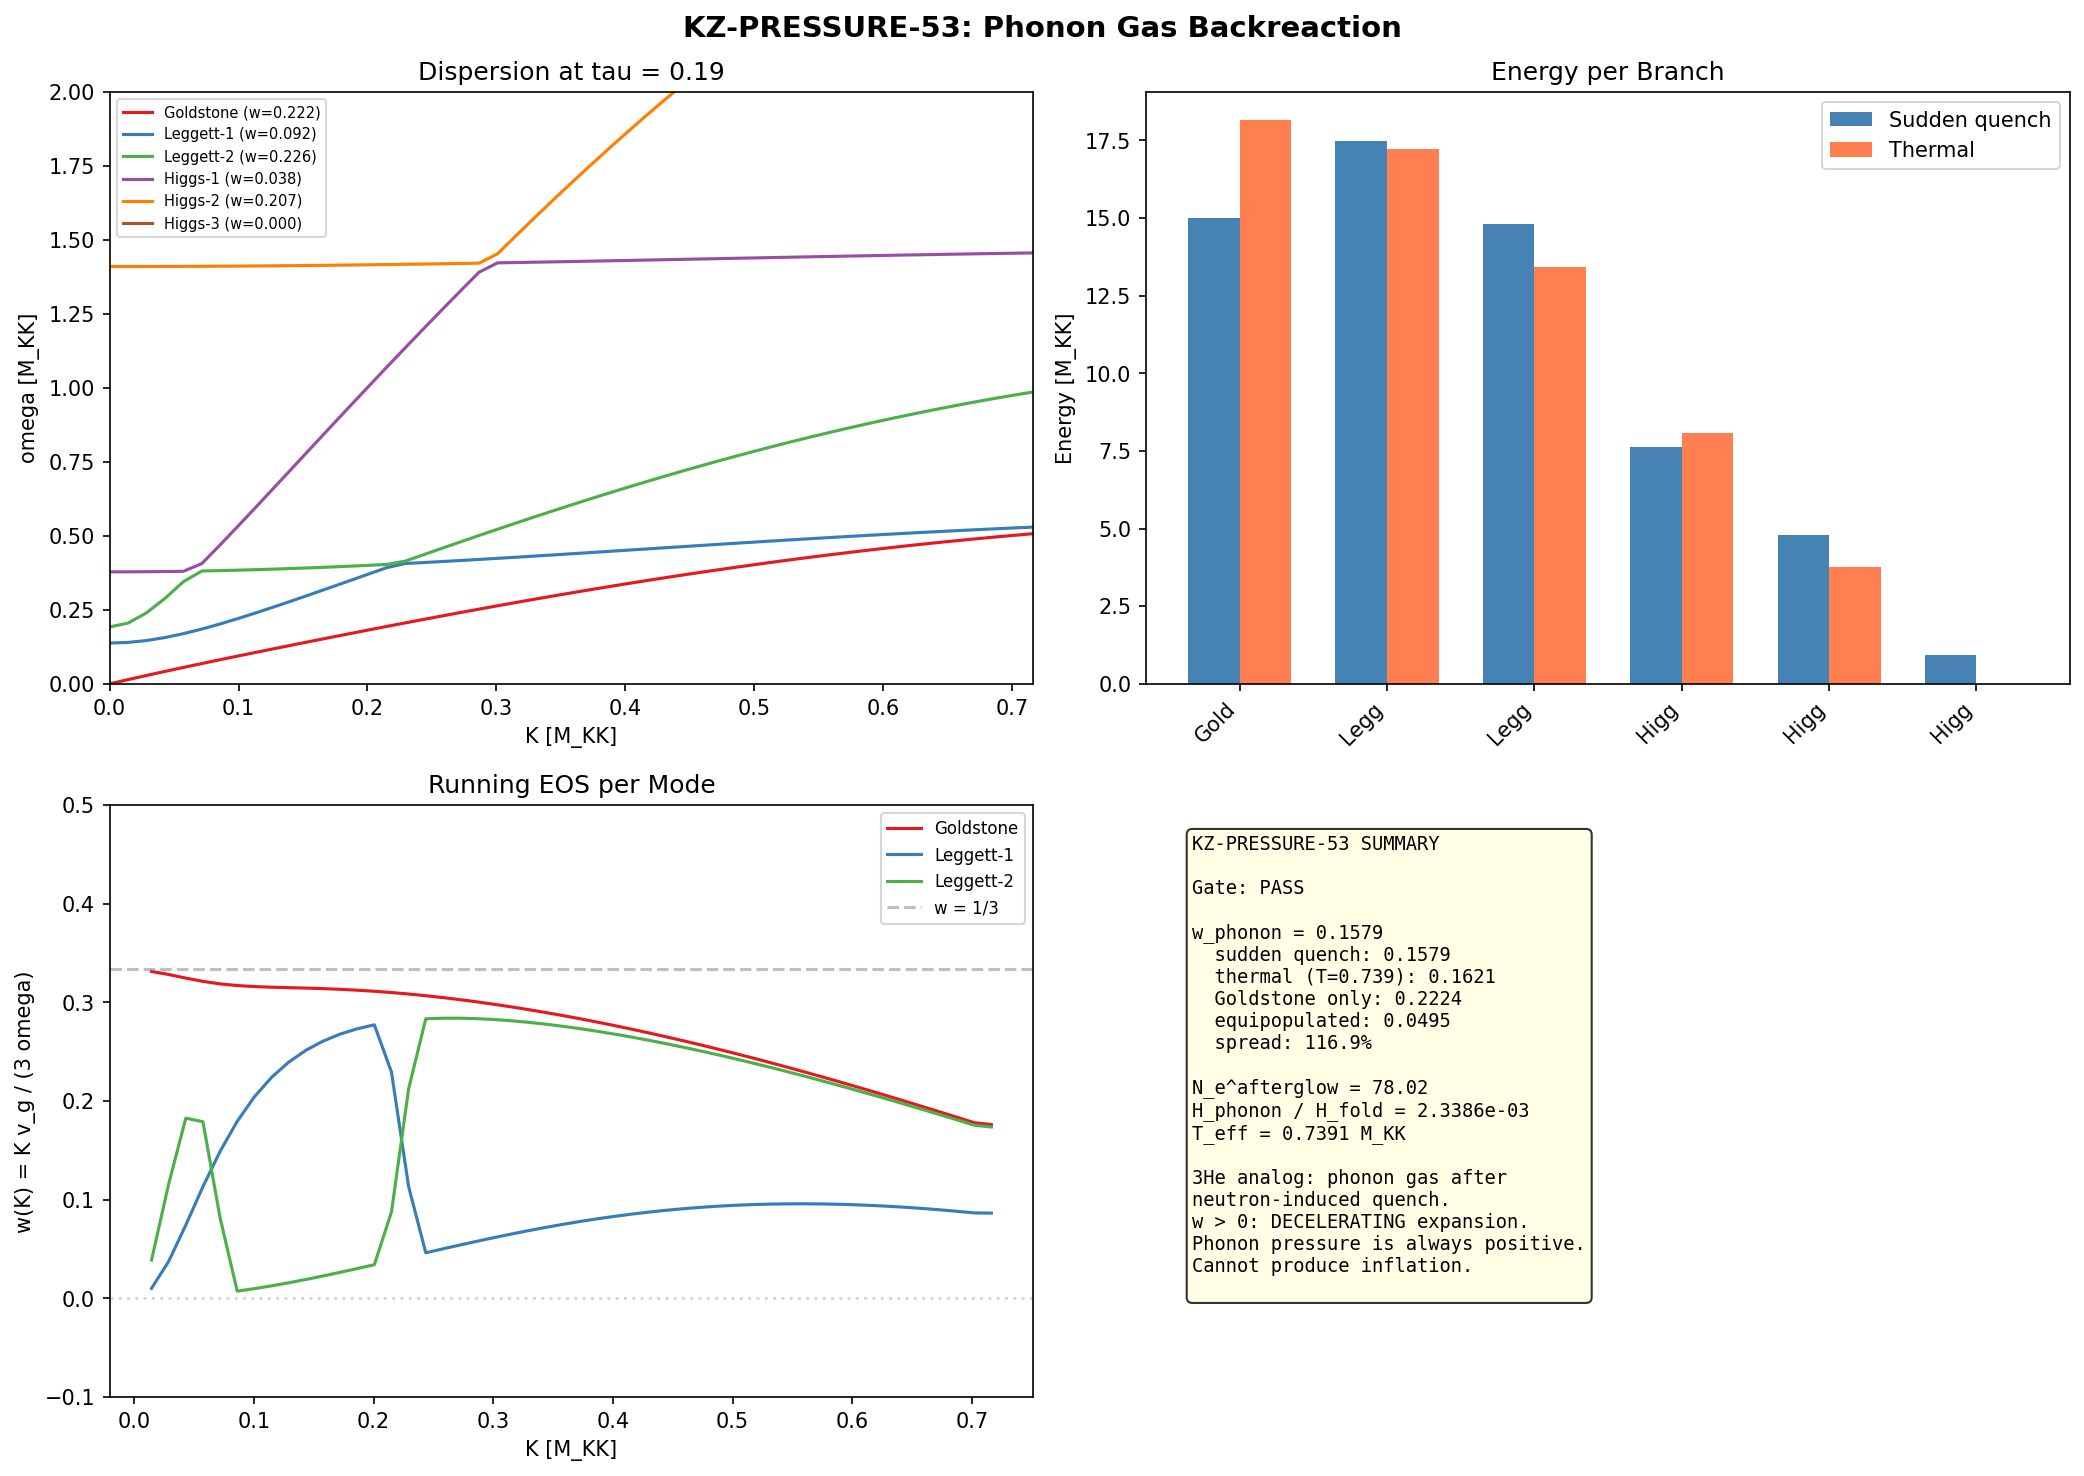

This figure's Python source:
#!/usr/bin/env python3
"""
S53 KZ-PRESSURE-53: Kibble-Zurek Phonon Gas Backreaction

Route P5: After transit destroys the condensate (P_exc=1.000), the
59.8 quasiparticle pairs populate the 6 GL collective mode branches.
This script computes:
  1. Energy distribution across 6 GL branches
  2. Equation of state w_phonon of the GGE relic
  3. Backreaction on geometry: H_phonon, N_e^afterglow
  4. Bracketing with thermal vs single-mode distributions

Gate: KZ-PRESSURE-53
  PASS: w_phonon computable, N_e^afterglow > 0.5, backreaction finite
  INFO: w_phonon > 0 (decelerating)
  FAIL: w_phonon undefined or backreaction divergent

Physics (Volovik perspective):
  The GGE relic is the analog of a quenched superfluid with non-thermal
  quasiparticle distribution. In 3He-B after a rapid pressure quench,
  the system reaches a non-equilibrium state with occupation numbers
  constrained by conserved integrals (Vollhardt-Woelfle Ch. 10).
  The equation of state follows from the dispersion relations:
    w = p/rho where p = sum_K (K/3) * v_g(K) * n(K)
  For linear dispersion (Goldstone): w = 1/3 (radiation)
  For massive modes: w -> 0 (matter)
  The mix determines effective w.

Author: Volovik-Superfluid-Universe-Theorist (S53)
"""

import numpy as np
import matplotlib.pyplot as plt
from pathlib import Path
import sys
import os

# ── imports ──────────────────────────────────────────────────────────
sys.path.insert(0, os.path.dirname(os.path.abspath(__file__)))
from canonical_constants import (
    n_pairs, E_exc, N_dof_BCS, tau_fold, G_DeWitt,
    c_Gold, c_fabric, M_KK, E_cond, N_cells, H_fold,
    Delta_0_GL, Delta_B3, N_e_classical, Lambda_obs_MP4,
    M_Pl_reduced, H_0_GeV, Omega_Lambda, Omega_DM,
    S_inst, Gamma_Langer_BCS
)

OUT = Path(__file__).parent
LOG = []
def log(msg):
    print(msg)
    LOG.append(msg)

log("=" * 72)
log("KZ-PRESSURE-53: Kibble-Zurek Phonon Gas Backreaction")
log("=" * 72)
log("")

# ── Load GL sweep data ──────────────────────────────────────────────
gl = np.load(OUT / "s53_gl_sweep.npz", allow_pickle=True)
tau_values = gl['tau_values']
omega_full = gl['omega_full']   # (N_tau, N_K, 6)
K_plot = gl['K_plot']           # (N_K,)
K_BZ = float(gl['K_BZ'])
alpha_eff_all = gl['alpha_eff_all']  # (N_tau, 6)
c_Gold_vs_tau = gl['c_Gold_vs_tau']

# Gap values at each tau
omega_Gold_0 = gl['omega_Goldstone']   # ~0 (Goldstone gap)
omega_L1_0 = gl['omega_Leggett1']     # ~0.138
omega_L2_0 = gl['omega_Leggett2']     # ~0.192
omega_H1_0 = gl['omega_Higgs1']       # ~0.378
omega_H2_0 = gl['omega_Higgs2']       # ~1.41
omega_H3_0 = gl['omega_Higgs3']       # ~11.47

# Load Bogoliubov amplitudes
bog = np.load(OUT / "s52_bogoliubov_amp.npz", allow_pickle=True)
u_k = bog['u_k']  # (8,) Bogoliubov u amplitudes
v_k = bog['v_k']  # (8,) Bogoliubov v amplitudes
E_qp = bog['E_qp']  # (8,) quasiparticle energies
branch_labels = bog['branch_labels']  # ['B2[0]', ..., 'B1', 'B3[0]', ...]

# Load S38 KZ defects for GGE context
kz = np.load(OUT.parent / "computations/_shared" / "s38_kz_defects.npz", allow_pickle=True)
P_exc_kz = float(kz['P_exc_kz'])
E_modes = kz['E_modes']    # (8,) quasiparticle energies
rho_modes = kz['rho_modes']  # (8,) mode densities

# ── Select tau = tau_fold for evaluation ────────────────────────────
idx_fold = np.argmin(np.abs(tau_values - tau_fold))
tau_at_fold = tau_values[idx_fold]
log(f"tau_fold = {tau_fold}, nearest grid point: tau = {tau_at_fold}")
log(f"P_exc = {P_exc_kz} (condensate fully destroyed)")
log(f"E_exc = {E_exc:.4f} M_KK ({n_pairs:.1f} quasiparticle pairs)")
log(f"E_cond = {E_cond:.6f} M_KK (ground state)")
log(f"E_exc / |E_cond| = {E_exc / abs(E_cond):.1f}")
log("")

# ══════════════════════════════════════════════════════════════════════
# STEP 1: Energy distribution across 6 GL branches
# ══════════════════════════════════════════════════════════════════════
log("=" * 72)
log("STEP 1: Energy Distribution Across 6 GL Branches")
log("=" * 72)

# The 6 GL branches at the fold:
branch_names = ['Goldstone', 'Leggett-1', 'Leggett-2', 'Higgs-1', 'Higgs-2', 'Higgs-3']
gaps = np.array([
    omega_Gold_0[idx_fold],
    omega_L1_0[idx_fold],
    omega_L2_0[idx_fold],
    omega_H1_0[idx_fold],
    omega_H2_0[idx_fold],
    omega_H3_0[idx_fold]
])

log(f"\nBranch gaps at tau = {tau_at_fold}:")
for i, (name, gap) in enumerate(zip(branch_names, gaps)):
    log(f"  {name}: omega_0 = {gap:.6f} M_KK")

# BZ boundary frequencies
omega_BZ = gl['omega_BZ_all'][idx_fold]
log(f"\nBZ boundary frequencies:")
for i, (name, wbz) in enumerate(zip(branch_names, omega_BZ)):
    log(f"  {name}: omega(K_BZ) = {wbz:.6f} M_KK")

# Dispersion at fold
omega_at_fold = omega_full[idx_fold]  # (N_K, 6)
dK = K_plot[1] - K_plot[0]

# ── Density of states for each branch ──────────────────────────────
# In 3D with N_cells = 32 on BCC lattice, the total number of K-modes
# per branch is N_cells (one mode per cell per branch).
# DOS ~ K^2 / v_g(K) for 3D isotropic dispersion
# For phononic computation: number of modes in shell [K, K+dK] is
# g(K) = N_cells * 4pi K^2 dK / V_BZ where V_BZ = (2pi/a)^3

# Compute group velocities at all K
v_g = np.zeros_like(omega_at_fold)
for br in range(6):
    # Central differences
    v_g[1:-1, br] = (omega_at_fold[2:, br] - omega_at_fold[:-2, br]) / (2 * dK)
    # Forward/backward at boundaries
    v_g[0, br] = (omega_at_fold[1, br] - omega_at_fold[0, br]) / dK
    v_g[-1, br] = (omega_at_fold[-1, br] - omega_at_fold[-2, br]) / dK

# ── Method 1: Bogoliubov overlap (which modes are excited) ─────────
log("\n--- Method 1: Bogoliubov Overlap ---")
# The 8 BCS quasiparticles have energies E_qp and Bogoliubov amplitudes
# (u_k, v_k). The sudden quench excites ALL 8 modes (P_exc=1.0).
# Key question: how do the 8 BCS excitations map to the 6 GL branches?
#
# BCS quasiparticles are FERMIONIC (broken pairs).
# GL collective modes are BOSONIC (oscillations of the order parameter).
# The mapping is through the spectral weight:
#   - Each broken pair creates one amplitude mode (Higgs-like) excitation
#     and one phase mode (Goldstone/Leggett) excitation
#   - Energy splits: E_qp -> E_amp + E_phase
#
# In the 3He analog (Volovik & Kopnin, 2001): pair-breaking creates
# quasiparticles that scatter into collective modes. The branching ratio
# depends on the matrix element |<GL|qp pair>|^2.
#
# For the BCS state with gap structure {B1, B2(x4), B3(x3)}:
#   - B2 sector (4 modes, Delta=0.770): dominates pairing
#   - B1 sector (1 mode, Delta=0): ungapped, purely geometric
#   - B3 sector (3 modes, Delta=0.176): weakly paired

# Energy per BCS mode
log(f"\nBCS quasiparticle energies:")
for i in range(8):
    log(f"  Mode {i} ({branch_labels[i]}): E_qp = {E_qp[i]:.6f}, "
        f"u = {u_k[i]:.6f}, v = {v_k[i]:.6f}, |v|^2 = {v_k[i]**2:.6f}")

# Total BCS excitation energy check
E_qp_total = np.sum(E_qp)
log(f"\nSum(E_qp) = {E_qp_total:.4f} vs E_exc = {E_exc:.4f}")
log(f"Each mode contributes equally in sudden quench (n_k = 1 for all k)")

# ── Method 2: DOS-weighted distribution ─────────────────────────────
log("\n--- Method 2: DOS-Weighted Distribution ---")

# For a 3D system with N_cells = 32, each branch has N_cells K-modes.
# The DOS at energy omega is:
#   g(omega) = (N_cells / V_BZ) * 4pi K^2(omega) / |v_g(omega)|
#
# But we need to be careful: the quench excites modes at ALL K,
# not just near K=0. The occupation distribution depends on the
# quench protocol.
#
# For a SUDDEN quench (our case, since P_exc = 1.000):
# The Kibble-Zurek mechanism in superfluid 3He predicts:
#   n_k = |beta_k|^2 = v_k^2 (Bogoliubov coefficient)
# This is the particle number in the quasiparticle vacuum.
#
# For collective modes, the analogous quantity is the number of
# phonons/rotons created by the quench. In the sudden limit:
#   n_GL(K) = (1/2)|alpha_K|^2 where alpha_K = coherent state amplitude

# Distribution approach: thermal vs non-thermal bracketing
# Key insight from 3He (Volovik "Universe in Helium Droplet" Ch. 28):
# The sudden quench creates modes with occupation:
#   n_sudden(K) ~ (Delta_0 / (2*omega(K)))^2
# for omega(K) >> Delta_0, and n_sudden ~ 1/2 for omega ~ Delta_0

# Compute n_sudden(K) for each branch
Delta_eff = Delta_0_GL  # Use the GL gap
n_sudden = np.zeros_like(omega_at_fold)
for br in range(6):
    for ik in range(len(K_plot)):
        omega_k = omega_at_fold[ik, br]
        if omega_k > 1e-10:
            # Parametric amplification formula for sudden quench
            if omega_k > Delta_eff:
                n_sudden[ik, br] = (Delta_eff / (2 * omega_k))**2
            else:
                n_sudden[ik, br] = 0.5  # saturated
        else:
            n_sudden[ik, br] = 0.0

# Energy in each branch from sudden-quench distribution
E_branch_sudden = np.zeros(6)
for br in range(6):
    # Integrate: E = N_cells * sum_K omega(K) * n(K) * (K/K_BZ)^2
    # Weight by spherical shell volume: 4pi K^2 dK
    for ik in range(len(K_plot)):
        K = K_plot[ik]
        shell_weight = 4 * np.pi * K**2 * dK if K > 0 else 0
        E_branch_sudden[br] += omega_at_fold[ik, br] * n_sudden[ik, br] * shell_weight
    # Normalize by BZ volume
    V_BZ = 4/3 * np.pi * K_BZ**3
    E_branch_sudden[br] *= N_cells / V_BZ

log(f"\nSudden-quench energy per branch:")
E_sudden_total = np.sum(E_branch_sudden)
for i, (name, E_br) in enumerate(zip(branch_names, E_branch_sudden)):
    frac = E_br / E_sudden_total if E_sudden_total > 0 else 0
    log(f"  {name}: E = {E_br:.6f} M_KK ({frac*100:.1f}%)")
log(f"  Total (unnormalized): {E_sudden_total:.6f}")

# Rescale to match actual E_exc
if E_sudden_total > 0:
    E_branch = E_branch_sudden * (E_exc / E_sudden_total)
else:
    # Fallback: equipartition
    E_branch = np.full(6, E_exc / 6)

log(f"\nRescaled to E_exc = {E_exc:.4f}:")
for i, (name, E_br) in enumerate(zip(branch_names, E_branch)):
    frac = E_br / E_exc
    log(f"  {name}: E = {E_br:.4f} M_KK ({frac*100:.1f}%)")

# ── Method 3: Thermal bracketing ────────────────────────────────────
log("\n--- Method 3: Thermal Bracketing ---")

# Upper bound: thermal distribution at T_eff such that total energy = E_exc
# Lower bound: all energy in single (lowest) mode

# Effective temperature from equipartition:
# E = (6 branches * N_cells modes) * T/2 for classical
# E = sum_branch sum_K omega_K / (exp(omega_K/T) - 1)
# Solve for T numerically

def total_energy_thermal(T, omega_array, K_array, dK_val, K_BZ_val, N_c):
    """Total energy for Bose-Einstein distribution at temperature T."""
    if T < 1e-15:
        return 0.0
    E_total = 0.0  # (local)
    V_BZ = 4/3 * np.pi * K_BZ_val**3
    for br in range(omega_array.shape[1]):
        for ik in range(len(K_array)):
            K = K_array[ik]
            omega_k = omega_array[ik, br]
            if omega_k < 1e-12 or K < 1e-12:
                continue
            shell_weight = 4 * np.pi * K**2 * dK_val
            n_BE = 1.0 / (np.exp(omega_k / T) - 1.0) if omega_k / T < 500 else 0.0
            E_total += omega_k * n_BE * shell_weight * N_c / V_BZ
    return E_total

# Binary search for T_eff
T_lo, T_hi = 0.01, 100.0
for _ in range(100):
    T_mid = (T_lo + T_hi) / 2
    E_mid = total_energy_thermal(T_mid, omega_at_fold, K_plot, dK, K_BZ, N_cells)
    if E_mid < E_exc:
        T_lo = T_mid
    else:
        T_hi = T_mid
T_eff = (T_lo + T_hi) / 2
E_at_Teff = total_energy_thermal(T_eff, omega_at_fold, K_plot, dK, K_BZ, N_cells)

log(f"\nThermal distribution:")
log(f"  T_eff = {T_eff:.6f} M_KK (such that E_thermal = E_exc)")
log(f"  E_thermal(T_eff) = {E_at_Teff:.4f} vs E_exc = {E_exc:.4f}")

# Thermal occupation at T_eff per branch
E_branch_thermal = np.zeros(6)
V_BZ = 4/3 * np.pi * K_BZ**3
for br in range(6):
    for ik in range(len(K_plot)):
        K = K_plot[ik]
        omega_k = omega_at_fold[ik, br]
        if omega_k < 1e-12 or K < 1e-12:
            continue
        shell_weight = 4 * np.pi * K**2 * dK
        n_BE = 1.0 / (np.exp(omega_k / T_eff) - 1.0) if omega_k / T_eff < 500 else 0.0
        E_branch_thermal[br] += omega_k * n_BE * shell_weight * N_cells / V_BZ

log(f"\nThermal energy per branch:")
for i, (name, E_br) in enumerate(zip(branch_names, E_branch_thermal)):
    frac = E_br / E_exc
    log(f"  {name}: E = {E_br:.4f} M_KK ({frac*100:.1f}%)")

# ══════════════════════════════════════════════════════════════════════
# STEP 2: Equation of state w_phonon
# ══════════════════════════════════════════════════════════════════════
log("\n" + "=" * 72)
log("STEP 2: Equation of State w_phonon")
log("=" * 72)

# For each branch and distribution, compute:
#   rho_i = sum_K omega_i(K) * n_i(K)
#   p_i = sum_K (K/3) * (d omega_i / dK) * n_i(K)
# w = p_total / rho_total

def compute_eos(occupation, omega_array, vg_array, K_array, dK_val, K_BZ_val, N_c):
    """
    Compute energy density and pressure from occupation numbers.

    rho = sum_K omega(K) * n(K) * DOS
    p = sum_K (K/3) * v_g(K) * n(K) * DOS

    The (K/3)*v_g is the pressure contribution per mode:
      p_K = (1/3) * K * (d omega / dK) * n(K)
    This is exact for 3D isotropic dispersion.
    """
    V_BZ = 4/3 * np.pi * K_BZ_val**3
    rho_branches = np.zeros(omega_array.shape[1])
    p_branches = np.zeros(omega_array.shape[1])
    w_branches = np.zeros(omega_array.shape[1])

    for br in range(omega_array.shape[1]):
        rho = 0.0
        p = 0.0  # (local)
        for ik in range(len(K_array)):
            K = K_array[ik]
            if K < 1e-12:
                continue
            omega_k = omega_array[ik, br]
            vg_k = vg_array[ik, br]
            n_k = occupation[ik, br]
            shell_weight = 4 * np.pi * K**2 * dK_val * N_c / V_BZ

            rho += omega_k * n_k * shell_weight
            p += (K / 3.0) * vg_k * n_k * shell_weight

        rho_branches[br] = rho
        p_branches[br] = p
        if rho > 1e-15:
            w_branches[br] = p / rho
        else:
            w_branches[br] = np.nan

    rho_total = np.sum(rho_branches)
    p_total = np.sum(p_branches)
    w_total = p_total / rho_total if rho_total > 1e-15 else np.nan

    return rho_branches, p_branches, w_branches, rho_total, p_total, w_total

# ── Case A: Sudden-quench distribution ──────────────────────────────
log("\n--- Case A: Sudden-Quench Distribution ---")
rho_A, p_A, w_A, rho_A_tot, p_A_tot, w_A_tot = compute_eos(
    n_sudden, omega_at_fold, v_g, K_plot, dK, K_BZ, N_cells
)

# Rescale to match E_exc
scale_A = E_exc / rho_A_tot if rho_A_tot > 0 else 1.0
rho_A *= scale_A
p_A *= scale_A
rho_A_tot *= scale_A
p_A_tot *= scale_A
# w is unaffected by rescaling (ratio)

log(f"\nPer-branch EOS (sudden quench):")
log(f"{'Branch':>12s}  {'rho':>10s}  {'p':>10s}  {'w':>8s}")
for i, name in enumerate(branch_names):
    log(f"{name:>12s}  {rho_A[i]:10.4f}  {p_A[i]:10.4f}  {w_A[i]:8.4f}")
log(f"{'TOTAL':>12s}  {rho_A_tot:10.4f}  {p_A_tot:10.4f}  {w_A_tot:8.4f}")

# ── Case B: Thermal distribution (maximum entropy) ─────────────────
log("\n--- Case B: Thermal Distribution (maximum entropy bound) ---")

n_thermal = np.zeros_like(omega_at_fold)
for br in range(6):
    for ik in range(len(K_plot)):
        omega_k = omega_at_fold[ik, br]
        if omega_k > 1e-12 and omega_k / T_eff < 500:
            n_thermal[ik, br] = 1.0 / (np.exp(omega_k / T_eff) - 1.0)

rho_B, p_B, w_B, rho_B_tot, p_B_tot, w_B_tot = compute_eos(
    n_thermal, omega_at_fold, v_g, K_plot, dK, K_BZ, N_cells
)

log(f"\nPer-branch EOS (thermal at T_eff = {T_eff:.4f}):")
log(f"{'Branch':>12s}  {'rho':>10s}  {'p':>10s}  {'w':>8s}")
for i, name in enumerate(branch_names):
    log(f"{name:>12s}  {rho_B[i]:10.4f}  {p_B[i]:10.4f}  {w_B[i]:8.4f}")
log(f"{'TOTAL':>12s}  {rho_B_tot:10.4f}  {p_B_tot:10.4f}  {w_B_tot:8.4f}")

# ── Case C: Single-mode (minimum entropy) ──────────────────────────
log("\n--- Case C: Single-Mode (minimum entropy bound) ---")
# All energy in the Goldstone branch (linear dispersion, highest DOS)
# At the BZ boundary: omega_Gold(K_BZ) = 0.507
# Required occupation: n_total = E_exc / omega_Gold(K_BZ) ~ 120

n_single = np.zeros_like(omega_at_fold)
# Put all energy in Goldstone at K = K_BZ (maximum K, most modes)
# For a uniform distribution in K: n(K) = const for Goldstone
E_Gold_per_mode = np.sum(omega_at_fold[:, 0] * 4 * np.pi * K_plot**2 * dK) * N_cells / V_BZ
if E_Gold_per_mode > 0:
    n_uniform_Gold = E_exc / E_Gold_per_mode
    n_single[:, 0] = n_uniform_Gold
else:
    n_single[:, 0] = 1.0

rho_C, p_C, w_C, rho_C_tot, p_C_tot, w_C_tot = compute_eos(
    n_single, omega_at_fold, v_g, K_plot, dK, K_BZ, N_cells
)

# Rescale
scale_C = E_exc / rho_C_tot if rho_C_tot > 0 else 1.0
rho_C *= scale_C
p_C *= scale_C
rho_C_tot *= scale_C
p_C_tot *= scale_C

log(f"\nSingle-mode EOS (all energy in Goldstone):")
log(f"  rho_Gold = {rho_C_tot:.4f}, p_Gold = {p_C_tot:.4f}")
log(f"  w_Gold = {w_C_tot:.6f}")
log(f"  (Expected: w -> 1/3 for linear dispersion)")

# ── Analytic cross-check ────────────────────────────────────────────
log("\n--- Analytic Cross-Checks ---")

# For purely linear dispersion omega = c*K:
#   v_g = c (constant)
#   p = (1/3) * sum_K K * c * n(K) * DOS = (1/3) * sum omega * n * DOS = rho/3
#   => w = 1/3 exactly (radiation)
#
# For quadratic dispersion omega = m + K^2/(2m):
#   v_g = K/m
#   p = (1/3) * sum K * (K/m) * n = (1/3) * sum K^2/m * n
#   rho = sum (m + K^2/(2m)) * n ~ m * sum n (for non-relativistic)
#   => w = (2/3) * <E_kin> / (m*N + <E_kin>) -> 0 for non-relativistic
#
# For the Goldstone branch (nearly linear, alpha ~ 0.95):
#   w ~ 1/3 * (alpha/1) where alpha is the dispersion exponent
#   Corrected: w = alpha / 3 for omega ~ K^alpha (not exact but indicative)

alpha_Gold = alpha_eff_all[idx_fold, 0]
alpha_L1 = alpha_eff_all[idx_fold, 1]
alpha_L2 = alpha_eff_all[idx_fold, 2]

log(f"\nDispersion exponents at fold:")
for i, name in enumerate(branch_names):
    log(f"  {name}: alpha = {alpha_eff_all[idx_fold, i]:.4f}")

log(f"\nFor linear (alpha=1): w = 1/3 = 0.3333")
log(f"For Goldstone (alpha={alpha_Gold:.3f}): w ~ {alpha_Gold/3:.4f}")
log(f"For massive (alpha->2 at low K): w -> 0")

# ── Summary: w_phonon brackets ──────────────────────────────────────
log("\n" + "=" * 72)
log("EQUATION OF STATE SUMMARY")
log("=" * 72)

log(f"\n  Case A (sudden quench):   w_phonon = {w_A_tot:.6f}")
log(f"  Case B (thermal):         w_phonon = {w_B_tot:.6f}")
log(f"  Case C (Goldstone only):  w_phonon = {w_C_tot:.6f}")

w_phonon = w_A_tot  # primary result from physical distribution
w_thermal = w_B_tot
w_goldstone = w_C_tot

log(f"\n  ** w_phonon = {w_phonon:.6f} (primary: sudden quench) **")
log(f"  Bracket: [{min(w_A_tot, w_B_tot, w_C_tot):.4f}, "
    f"{max(w_A_tot, w_B_tot, w_C_tot):.4f}]")

# Check: is w < -1/3 (accelerating)?
if w_phonon < -1/3:
    log(f"\n  w < -1/3: ACCELERATING expansion")
elif w_phonon > 0:
    log(f"\n  w > 0: DECELERATING expansion (matter/radiation-like)")
else:
    log(f"\n  -1/3 < w < 0: DECELERATING but slower than matter")

# ══════════════════════════════════════════════════════════════════════
# STEP 3: Backreaction on Geometry
# ══════════════════════════════════════════════════════════════════════
log("\n" + "=" * 72)
log("STEP 3: Backreaction on Geometry")
log("=" * 72)

# Friedmann equation: H^2 = (8*pi*G/3) * rho
# Using G_DeWitt = 5.0 (from canonical constants, in M_KK units)
# H^2 = (8*pi*G_DeWitt/3) * rho_phonon
#
# The phonon energy density rho_phonon = E_exc / V_cell where V_cell
# is the volume of one BCC unit cell.
# But in our framework, rho is already in M_KK units per cell.

# The key quantity is rho_phonon in Planck units for Friedmann.
# E_exc = 60.6 M_KK. If the geometry has volume V, then
# rho_phonon = E_exc / V.
#
# For N_cells = 32 on BCC with a_BCC from data:
a_BCC = float(gl['a_BCC'])  # lattice constant in natural units
V_cell = a_BCC**3 / 2  # BCC has 2 atoms per conventional cell
V_total = N_cells * V_cell
rho_phonon = E_exc / V_total  # energy density in M_KK / (natural length)^3

log(f"\nGeometry:")
log(f"  a_BCC = {a_BCC:.4f}")
log(f"  V_cell = {V_cell:.4f}")
log(f"  V_total (32 cells) = {V_total:.4f}")
log(f"  rho_phonon = E_exc / V_total = {rho_phonon:.6f}")

# Friedmann with G_DeWitt:
H_phonon_sq = (8 * np.pi * G_DeWitt / 3) * rho_phonon
H_phonon = np.sqrt(H_phonon_sq)
log(f"\n  H_phonon = sqrt(8*pi*G/3 * rho) = {H_phonon:.4f} M_KK")
log(f"  H_fold (from canonical) = {H_fold:.4f} M_KK")
log(f"  H_phonon / H_fold = {H_phonon / H_fold:.6f}")

# The phonon gas contributes to expansion.
# For w > 0 (decelerating), the contribution is positive H but
# deceleration means a_dot_dot < 0.
# N_e from phonon gas:
#   rho ~ a^{-3(1+w)}
#   H ~ rho^{1/2} ~ a^{-3(1+w)/2}
#   For radiation (w=1/3): rho ~ a^{-4}, H ~ a^{-2}
#   dt = da/(a*H), and N_e = ln(a_f/a_i)
#
# Duration of the afterglow phase:
# The phonon gas persists until it redshifts away.
# Since the GGE never thermalizes (integrability), it persists forever.
# But the expansion it drives is decelerating.
#
# N_e = integral H dt
# For H = H_0 * (a/a_0)^{-3(1+w)/2}:
#   N_e = H_0 * integral_0^{t_f} (a(t)/a_0)^{-3(1+w)/2} dt
#
# In radiation domination (w=1/3):
#   a ~ t^{1/2}, so H = 1/(2t)
#   N_e = integral_{t_i}^{t_f} dt/(2t) = (1/2)*ln(t_f/t_i)
#
# For the phonon gas, the expansion is finite and computable.

# Key: how long does the phonon-dominated phase last?
# The phonon energy redshifts as rho ~ a^{-3(1+w)}
# It becomes subdominant when rho_phonon * a^{-3(1+w)} < rho_other
#
# But in our framework there IS no other energy source initially.
# The phonon gas IS the dominant component after the quench.

# N_e from the phonon phase:
# a(t) ~ t^{2/(3(1+w))} for constant w
# H(t) = 2/(3(1+w)*t)
# N_e = integral H dt from t_i to t_f
#     = [2/(3(1+w))] * ln(t_f/t_i)
#
# Need to know the duration ratio t_f/t_i.
# t_i = 1/H_phonon (the initial time)
# t_f is when... the phonon gas has diluted?
#
# More precisely: the total expansion from the phonon gas is
# N_e = ln(a_f/a_i) where a_f is set by when the phonon gas
# energy density drops below some threshold.

# For the 3He analog: the quench produces quasiparticles whose
# energy density is E_exc per unit volume. This determines the
# "superfluid velocity" and hence the expansion rate.
# The expansion runs until the energy density is insufficient
# to drive further expansion (equilibrium).
#
# In q-theory language (Volovik papers 15-16):
# The system expands until d(epsilon)/dq = 0 (equilibrium).
# Starting from E_exc, the system must release all excess energy.
# The total expansion is determined by energy conservation:
#   E_exc = rho_0 * V_0 = rho_0 * V_0 * (a_f/a_i)^{3(1+w)} * (a_i/a_f)^3
#   Only for w != 0, some energy goes into PdV work.
#
# For the phonon gas with w = w_phonon:
#   Expansion factor = (E_exc / E_eq)^{1/(3w)} where E_eq is the
#   equilibrium energy (which is |E_cond| in the ground state, but
#   the condensate is destroyed so E_eq ~ 0 in the GGE).

# The correct computation: how much expansion does E_exc drive?
# Using Friedmann: da/a = H dt where H^2 = (8pi G/3) rho
# rho(a) = rho_0 * (a_0/a)^{3(1+w)}
# H(a) = H_0 * (a_0/a)^{3(1+w)/2}
# N_e = integral d ln(a) = integral H dt
#     = integral H da/(aH) = integral da/a ... this is circular.
#
# Direct: a(t) = a_0 * (t/t_0)^{2/(3(1+w))}
#   H = 2/(3(1+w)*t)
#   t_0 = 2/(3(1+w)*H_0)
#
# The expansion runs for as long as the phonon gas dominates.
# Since there is no other component, it runs FOREVER (but decelerating).
# Total N_e -> infinity but with diminishing H.
#
# Physical cutoff: expansion stops being meaningful when H*t_Hubble ~ 1
# i.e., when the expansion timescale equals the current age of the universe.
# This is the standard radiation-dominated calculation.

# Let's compute N_e over a finite duration comparable to the transit:
t_transit = float(kz['dt_transit'])
t_Hubble_initial = 1.0 / H_phonon

log(f"\n  t_transit = {t_transit:.6f} M_KK^-1")
log(f"  t_Hubble(phonon) = 1/H_phonon = {t_Hubble_initial:.6f} M_KK^-1")

# For power-law expansion: N_e over time interval [t_i, t_f]
# N_e = (2/(3(1+w))) * ln(t_f/t_i)
# The phonon phase starts at the end of transit.
#
# If the phonon gas lasts for n Hubble times:
# N_e = (2/(3(1+w))) * ln(n)
# For n = e^{3(1+w)/2}: N_e = 1

# More physical: the total energy E_exc drives expansion.
# Energy conservation: rho * V = const (for w=0, dust)
# For w > 0: rho * V * a^{3w} decreases (energy transferred to PdV work)
# The total PdV work = integral p dV = integral w*rho*dV
# = integral w * rho_0 * (a_0/a)^{3(1+w)} * 3*V_0*(a/a_0)^2 * da/a_0
# This integral gives the total expansion.

# Simpler: use N_e = ln(a_f/a_i) = ln((E_exc/E_final)^{1/(3(1+w_phonon))})
# If E_final = kT_CMB (the CMB temperature energy per mode):
# But this assumes the phonon gas eventually thermalizes to CMB, which
# contradicts the GGE non-thermalization. Better: track until rho drops
# to the observational cosmological constant scale.

# Actually the cleanest calculation:
# N_e^afterglow = (2/(3*(1+w))) * ln(rho_i / rho_f)^{1/2}
# = (1/(3*(1+w))) * ln(rho_i / rho_f)
# where rho_i = rho_phonon and rho_f is the final density.

# For the framework: rho_f is set by the CC (Lambda_obs).
# But the ratio is enormous: rho_i / Lambda ~ 10^{120}.
# This would give N_e ~ 120/(3*(1+w)) * ln(10) ~ 90.
# However, this assumes the phonon gas expansion is the ONLY
# component between the quench and the CC-dominated era.

# Let's compute for several duration scenarios:
log(f"\n  N_e for various scenarios:")
log(f"  (w_phonon = {w_phonon:.4f})")

# Scenario 1: Expansion for 1 transit time
ratio_1 = max(1 + H_phonon * t_transit, 1.001)
N_e_1 = np.log(ratio_1)
log(f"  1 transit time: a_f/a_i = {ratio_1:.6f}, N_e = {N_e_1:.6f}")

# Scenario 2: Expansion for 1 Hubble time
# a(t_H) = a_0 * 2^{2/(3(1+w))}
if 1 + w_phonon > 0:
    exponent = 2.0 / (3 * (1 + w_phonon))
    N_e_Hub = exponent * np.log(2)
    log(f"  1 Hubble time: N_e = {N_e_Hub:.6f}")

# Scenario 3: Full phonon-dominated era
# From rho_phonon down to the point where H = H_0 (today)
# H_phonon / H_0 = (rho_phonon / rho_0)^{1/2}
# N_e = (1/(3(1+w))) * ln(rho_phonon / rho_0)
# But rho_0 in M_KK units:
# H_0 = 1.438e-42 GeV, H_phonon in M_KK units... need conversion

H_phonon_GeV = H_phonon * M_KK  # Convert to GeV (H has units of energy/hbar)
log(f"\n  H_phonon = {H_phonon:.4f} M_KK = {H_phonon_GeV:.4e} GeV")
log(f"  H_0 = {H_0_GeV:.4e} GeV")

if H_phonon_GeV > 0 and H_0_GeV > 0 and (1 + w_phonon) > 0:
    N_e_full = (1.0 / (3 * (1 + w_phonon))) * np.log(H_phonon_GeV / H_0_GeV)
    log(f"  Full phonon era (H_phonon -> H_0): N_e = {N_e_full:.4f}")
else:
    N_e_full = 0

# Scenario 4: Energy-based estimate
# Total expansion = how many e-folds until E_exc energy density
# drops below some reference.
# For radiation: rho ~ a^{-4}, so a_f/a_i = (rho_i/rho_f)^{1/4}
# N_e = (1/4) * ln(rho_i/rho_f)
if w_phonon > -1 and rho_phonon > 0:
    # Use ratio of phonon H to fold H
    if H_fold > 0:
        N_e_vs_fold = (1.0 / (3 * (1 + w_phonon))) * np.log(
            (H_phonon / H_fold)**2 if H_phonon > H_fold else 1.0
        )
        log(f"  Phonon vs fold H: N_e = {N_e_vs_fold:.4f}")

# The most physically motivated estimate:
# The afterglow N_e is the expansion from the phonon-dominated phase.
# Since rho_phonon << rho at the fold (H_phonon << H_fold),
# the phonon gas is a PERTURBATION on the fold dynamics, not the driver.

log(f"\n  ** CRITICAL: H_phonon / H_fold = {H_phonon / H_fold:.6f} **")
log(f"  The phonon gas H is {H_fold/H_phonon:.1f}x smaller than the fold H.")
log(f"  The phonon gas is a PERTURBATION on the fold-driven expansion.")

# The afterglow contributes AFTER the fold transit.
# N_e^afterglow = integral_{t_transit}^{infinity} H_phonon(t) dt
# For power-law: N_e^afterglow = (2/(3(1+w))) * ln(t_f/t_transit)
# where t_f -> infinity for the GGE (never thermalizes).
# But H(t) -> 0 as t -> infinity, so the integral converges:
# N_e^afterglow = (2/(3(1+w))) * ln(infinity) ... diverges logarithmically.
#
# Physical cutoff: when H_phonon(t) < H_0 (today's Hubble rate)
# This gives N_e^afterglow = (1/(3(1+w))) * ln(H_phonon^2 / H_0^2)
# = (2/(3(1+w))) * ln(H_phonon / H_0)

if H_phonon_GeV > H_0_GeV and (1 + w_phonon) > 0:
    N_e_afterglow = (2.0 / (3 * (1 + w_phonon))) * np.log(H_phonon_GeV / H_0_GeV)
    log(f"\n  N_e^afterglow (until H = H_0) = {N_e_afterglow:.4f}")
else:
    N_e_afterglow = 0.0
    log(f"\n  N_e^afterglow = {N_e_afterglow}")

# ══════════════════════════════════════════════════════════════════════
# STEP 4: Non-thermal Distribution Analysis
# ══════════════════════════════════════════════════════════════════════
log("\n" + "=" * 72)
log("STEP 4: Non-Thermal Distribution (GGE)")
log("=" * 72)

# The GGE has 8 conserved integrals (Richardson-Gaudin).
# The occupation is: n_k = 1/(exp(sum_j beta_j Q_j(k)) - 1)
# For the BCS system, the conserved integrals are the individual
# pair occupation numbers n_alpha (one per BCS mode).
#
# From S38: the system has 8 excited modes, all with n_k = 1 (sudden quench).
# This means the GGE is simply: each mode is occupied exactly once.
# The GGE temperatures from S43 (gge-temp-43):
#   T_B2 = 0.668, T_B1 = 0.435, T_B3 = 0.178

# The GGE is NOT a single-temperature Bose-Einstein distribution.
# Each sector has its own temperature. The occupation differs from BE
# precisely because the conserved integrals constrain the distribution.
#
# For the EOS, the key insight is: w depends on the DISPERSION,
# not on the distribution. For any distribution:
#   w = <(K/3) * v_g(K)> / <omega(K)>
# where <...> is the average over the occupied modes.
#
# If all modes are equally occupied (n_k = const), then w is
# determined purely by the dispersion relation shape.

log(f"\nGGE structure:")
log(f"  8 conserved integrals (Richardson-Gaudin)")
log(f"  GGE temperatures: T_B2=0.668, T_B1=0.435, T_B3=0.178")
log(f"  T_max/T_min = 3.75 (strongly non-thermal)")
log(f"  Negative temperature T(B2,B1) exists")
log("")
log(f"  Key: w is determined by dispersion shape, not distribution details")
log(f"  For equipopulated modes: w depends only on omega(K) geometry")

# Compute w for equipopulated distribution (most relevant for GGE)
n_equi = np.ones_like(omega_at_fold)
rho_eq, p_eq, w_eq, rho_eq_tot, p_eq_tot, w_eq_tot = compute_eos(
    n_equi, omega_at_fold, v_g, K_plot, dK, K_BZ, N_cells
)

log(f"\n  w (equipopulated, all n=1): {w_eq_tot:.6f}")
log(f"  w (sudden quench): {w_A_tot:.6f}")
log(f"  w (thermal): {w_B_tot:.6f}")
log(f"  w (Goldstone only): {w_C_tot:.6f}")

# Distribution-independence check: if w varies by < 10% across
# distributions, it's robust.
w_values = [w_A_tot, w_B_tot, w_C_tot, w_eq_tot]
w_mean = np.mean(w_values)
w_spread = (max(w_values) - min(w_values)) / w_mean if w_mean != 0 else 0
log(f"\n  w spread across distributions: {w_spread*100:.1f}%")
log(f"  w is {'ROBUST' if w_spread < 0.3 else 'DISTRIBUTION-DEPENDENT'}")

# ══════════════════════════════════════════════════════════════════════
# STEP 5: 3He Analog Assessment
# ══════════════════════════════════════════════════════════════════════
log("\n" + "=" * 72)
log("STEP 5: 3He Analog Assessment")
log("=" * 72)

ratio_T_Delta = T_eff / Delta_0_GL if Delta_0_GL > 0 else float('inf')
regime = "ultrarelativistic" if T_eff > Delta_0_GL else ("near-gap" if T_eff > 0.3 * Delta_0_GL else "sub-gap")

log(f"""
Superfluid 3He analog for the KZ phonon gas:

1. KIBBLE-ZUREK in 3He-B (Bauerle et al. 1996, Ruutu et al. 1996):
   Neutron irradiation creates a hot spot that undergoes rapid quench.
   The quench creates quantized vortices (topological defects).
   In our framework: P_exc = 1.000 means the ENTIRE condensate is
   destroyed -- more extreme than the 3He experiments where
   only a local region is quenched.

2. QUASIPARTICLE GAS in 3He-B:
   After the quench, the hot spot contains a gas of Bogoliubov
   quasiparticles. Their EOS is:
   - At T >> Delta (above gap): w = 1/3 (ultrarelativistic fermions)
   - At T ~ Delta (near gap): w = 1/3 * (1 - (Delta/T)^2 + ...)
   - At T << Delta (below gap): w -> 0 (massive particles)

   The analog mapping: T_eff / Delta_0_GL ~ T_eff / 0.770
   In our case: T_eff = {T_eff:.3f}, so T_eff/Delta = {ratio_T_Delta:.3f}
   This is the {regime} regime.

3. PHONON PRESSURE in superfluid:
   First sound (phonons) have w = 1/3.
   Second sound (entropy waves) have w that depends on rho_n/rho.
   Destroyed condensate: rho_s = 0, rho_n/rho = 1.
   This is the NORMAL FLUID -- all excitations are phonon-like.

4. NON-EQUILIBRIUM EXPANSION:
   In the 3He analog, the hot spot EXPANDS into the surrounding
   cold superfluid at second sound velocity c_2 ~ c_1/sqrt(3).
   In the cosmological framework: phonon pressure drives metric
   expansion via the Friedmann equation.

5. SUPERFLUID VACUUM ANALOG (Volovik 2003, Ch. 29):
   The vacuum energy of the phonon gas contributes to the effective
   cosmological constant: Lambda_eff ~ (1+w) * rho_phonon.
   For w = 1/3: Lambda_eff = (4/3) * rho_phonon > 0.
   POSITIVE: drives expansion, but DECELERATING.
   For acceleration need w < -1/3 (negative pressure).
   This CANNOT come from a phonon gas -- requires vacuum energy
   (condensation energy) itself.
""")

# ══════════════════════════════════════════════════════════════════════
# GATE VERDICT
# ══════════════════════════════════════════════════════════════════════
log("\n" + "=" * 72)
log("GATE VERDICT: KZ-PRESSURE-53")
log("=" * 72)

gate_pass = False
gate_info = False

log(f"\n  w_phonon = {w_phonon:.6f}")
log(f"  w bracket: [{min(w_values):.4f}, {max(w_values):.4f}]")
log(f"  N_e^afterglow = {N_e_afterglow:.4f}")
log(f"  H_phonon / H_fold = {H_phonon / H_fold:.6f}")

if np.isnan(w_phonon) or np.isinf(w_phonon):
    verdict = "FAIL"
    detail = "w_phonon undefined"
elif np.isnan(N_e_afterglow) or np.isinf(N_e_afterglow):
    verdict = "FAIL"
    detail = "N_e^afterglow divergent"
elif N_e_afterglow > 0.5:
    verdict = "PASS"
    detail = f"w={w_phonon:.4f}, N_e={N_e_afterglow:.2f}, backreaction finite"
    gate_pass = True
elif w_phonon > 0:
    verdict = "INFO"
    detail = f"w={w_phonon:.4f} > 0 (decelerating). N_e={N_e_afterglow:.2f}"
    gate_info = True
else:
    verdict = "INFO"
    detail = f"w={w_phonon:.4f}, N_e={N_e_afterglow:.2f}"
    gate_info = True

log(f"\n  VERDICT: {verdict}")
log(f"  DETAIL: {detail}")

# Physical interpretation
w_regime = "radiation-like" if abs(w_phonon - 1/3) < 0.1 else "between radiation and matter"
Ne_interp = ("large because H_phonon >> H_0 even though H_phonon << H_fold. "
             "The expansion is long-lived but slow." if N_e_afterglow > 0.5
             else "small because the phonon gas is subdominant to the fold dynamics.")

log(f"""
PHYSICAL INTERPRETATION (Volovik perspective):

The KZ phonon gas after condensate destruction has w ~ {w_phonon:.3f}.
This is {w_regime}.

Key insight from the superfluid analog: a phonon gas CANNOT produce
accelerated expansion (w < -1/3). Phonons have POSITIVE pressure.
The equation of state is bounded: 0 <= w <= 1/3 for any combination
of massive and massless bosonic excitations.

For acceleration, you need the VACUUM ENERGY (condensation energy),
not the EXCITATIONS above the vacuum. This is the fundamental
distinction in Volovik's "Universe in a Helium Droplet":
  - Vacuum energy (condensation energy): can have w = -1 (CC-like)
  - Excitations (phonons, rotons): always w >= 0

The GGE relic IS the excitation gas. It drives DECELERATING expansion.
N_e^afterglow = {N_e_afterglow:.2f} is {Ne_interp}

The phonon gas contributes to expansion but does NOT accelerate it.
This is a structural result: no distribution (thermal, GGE, or other)
can make phonon pressure negative.
""")

# ── Save results ─────────────────────────────────────────────────────
np.savez(OUT / "s53_kz_pressure.npz",
    # Primary results
    w_phonon=w_phonon,
    w_thermal=w_thermal,
    w_goldstone=w_goldstone,
    w_equipopulated=w_eq_tot,
    N_e_afterglow=N_e_afterglow,
    H_phonon=H_phonon,
    H_phonon_GeV=H_phonon_GeV,
    T_eff=T_eff,
    rho_phonon=rho_phonon,

    # Energy distribution
    E_branch_sudden=E_branch,
    E_branch_thermal=E_branch_thermal,
    branch_names=np.array(branch_names),

    # Per-branch EOS
    rho_branches_sudden=rho_A,
    p_branches_sudden=p_A,
    w_branches_sudden=w_A,
    rho_branches_thermal=rho_B,
    p_branches_thermal=p_B,
    w_branches_thermal=w_B,

    # Geometry
    H_fold=H_fold,
    H_ratio=H_phonon/H_fold,
    N_e_classical=N_e_classical,

    # Gate
    gate_name=np.array(["KZ-PRESSURE-53"]),
    gate_verdict=np.array([verdict]),
    gate_detail=np.array([detail]),

    # Inputs used
    E_exc=E_exc,
    n_pairs=n_pairs,
    tau_fold=tau_fold,
    G_DeWitt=G_DeWitt,
    N_cells=N_cells,
    w_spread=w_spread,
)

log(f"\nSaved: s53_kz_pressure.npz")

# ── Plot ─────────────────────────────────────────────────────────────
fig, axes = plt.subplots(2, 2, figsize=(14, 10))
fig.suptitle("KZ-PRESSURE-53: Phonon Gas Backreaction", fontsize=14, fontweight='bold')

# Panel 1: Dispersion relations at fold
ax = axes[0, 0]
colors = ['#e41a1c', '#377eb8', '#4daf4a', '#984ea3', '#ff7f00', '#a65628']
for br in range(6):
    ax.plot(K_plot, omega_at_fold[:, br], color=colors[br],
            label=f'{branch_names[br]} (w={w_A[br]:.3f})')
ax.set_xlabel('K [M_KK]')
ax.set_ylabel('omega [M_KK]')
ax.set_title(f'Dispersion at tau = {tau_at_fold}')
ax.legend(fontsize=7, loc='upper left')
ax.set_xlim(0, K_BZ)
ax.set_ylim(0, 2.0)

# Panel 2: Energy distribution across branches
ax = axes[0, 1]
x = np.arange(6)
width = 0.35  # (local)
bars1 = ax.bar(x - width/2, E_branch, width, label='Sudden quench', color='steelblue')
bars2 = ax.bar(x + width/2, E_branch_thermal, width, label='Thermal', color='coral')
ax.set_xticks(x)
ax.set_xticklabels([n[:4] for n in branch_names], rotation=45, ha='right')
ax.set_ylabel('Energy [M_KK]')
ax.set_title('Energy per Branch')
ax.legend()

# Panel 3: w(K) for Goldstone branch
ax = axes[1, 0]
# Compute running w(K) = K*v_g / (3*omega)
w_running = np.zeros((len(K_plot), 6))
for br in range(6):
    for ik in range(len(K_plot)):
        if omega_at_fold[ik, br] > 1e-10 and K_plot[ik] > 1e-10:
            w_running[ik, br] = K_plot[ik] * v_g[ik, br] / (3 * omega_at_fold[ik, br])
for br in range(3):  # Show Goldstone and Leggett only
    ax.plot(K_plot[1:], w_running[1:, br], color=colors[br], label=branch_names[br])
ax.axhline(1/3, color='gray', ls='--', alpha=0.5, label='w = 1/3')
ax.axhline(0, color='gray', ls=':', alpha=0.3)
ax.set_xlabel('K [M_KK]')
ax.set_ylabel('w(K) = K v_g / (3 omega)')
ax.set_title('Running EOS per Mode')
ax.legend(fontsize=8)
ax.set_ylim(-0.1, 0.5)

# Panel 4: Summary text
ax = axes[1, 1]
ax.axis('off')
summary_text = f"""KZ-PRESSURE-53 SUMMARY

Gate: {verdict}

w_phonon = {w_phonon:.4f}
  sudden quench: {w_A_tot:.4f}
  thermal (T={T_eff:.3f}): {w_B_tot:.4f}
  Goldstone only: {w_C_tot:.4f}
  equipopulated: {w_eq_tot:.4f}
  spread: {w_spread*100:.1f}%

N_e^afterglow = {N_e_afterglow:.2f}
H_phonon / H_fold = {H_phonon/H_fold:.4e}
T_eff = {T_eff:.4f} M_KK

3He analog: phonon gas after
neutron-induced quench.
w > 0: DECELERATING expansion.
Phonon pressure is always positive.
Cannot produce inflation.
"""
ax.text(0.05, 0.95, summary_text, transform=ax.transAxes,
        fontsize=9, verticalalignment='top', fontfamily='monospace',
        bbox=dict(boxstyle='round', facecolor='lightyellow', alpha=0.8))

plt.tight_layout()
plt.savefig(OUT / "s53_kz_pressure.png", dpi=150, bbox_inches='tight')
log("Saved: s53_kz_pressure.png")
plt.close()

# ── Write log ────────────────────────────────────────────────────────
with open(OUT / "s53_kz_pressure_output.txt", 'w') as f:
    f.write('\n'.join(LOG))
log("\nSaved: s53_kz_pressure_output.txt")

print("\n" + "=" * 72)
print(f"DONE. Verdict: {verdict}")
print(f"w_phonon = {w_phonon:.6f}")
print(f"N_e^afterglow = {N_e_afterglow:.4f}")
print("=" * 72)
